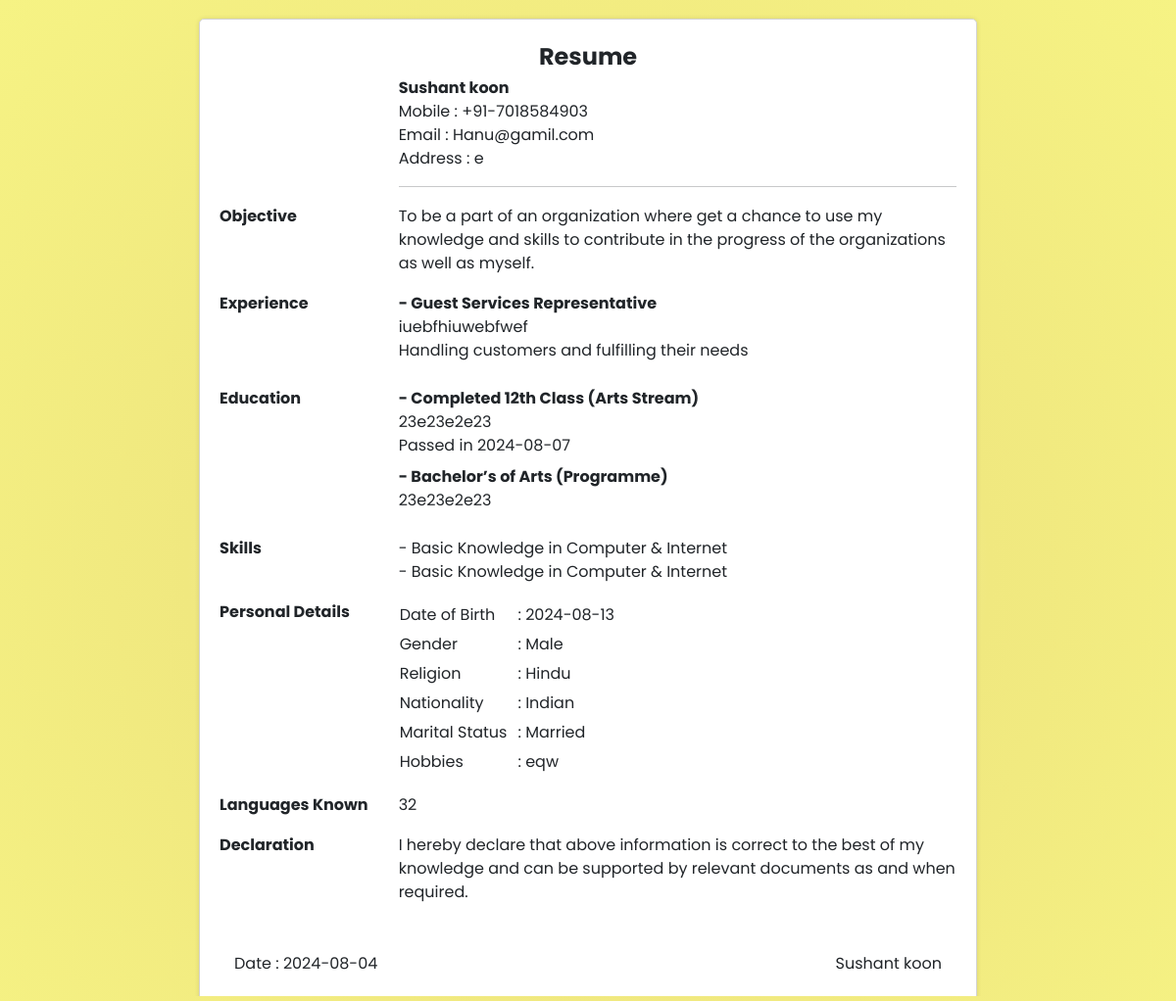
The app's page /resume.php?id=1 with its own data.
### tables this page shows
CREATE TABLE `form` (
  `id` int(11) NOT NULL,
  `name` varchar(25) NOT NULL,
  `email` varchar(50) NOT NULL,
  `number` varchar(12) NOT NULL,
  `dob` date NOT NULL,
  `gender` varchar(50) NOT NULL,
  `religion` varchar(255) NOT NULL,
  `nationality` varchar(100) NOT NULL,
  `status` varchar(10) NOT NULL,
  `hobbies` varchar(500) NOT NULL,
  `languages` varchar(599) NOT NULL,
  `address` varchar(599) NOT NULL,
  `school` varchar(599) NOT NULL,
  `stream` varchar(599) NOT NULL,
  `12thdob` date NOT NULL,
  `skill` varchar(599) NOT NULL,
  `experience` varchar(599) NOT NULL
);

### resume.php (the view, shortened to what this page needs)
<?php
include 'config.php';
if(isset($_GET['id'])){
    $id = $_GET['id'];
}
    $query = "SELECT * FROM `form` WHERE `id` = '$id'";
    $result = mysqli_query($conn,$query);
    if(!$result){
        die("QUERY FAILD".mysqli_error());
    }else{
        $row = mysqli_fetch_assoc($result);
    }
?>
<!DOCTYPE html>
<html lang="en">
<head>
    <link href="https://cdn.jsdelivr.net/npm/bootstrap@5.3.2/dist/css/bootstrap.min.css" rel="stylesheet"
>
    <link rel="stylesheet" href="https://cdn.jsdelivr.net/npm/bootstrap-icons@1.11.0/font/bootstrap-icons.css">
</head>
<body>
</body>
<div class="page">
    <div class="subpage">
        <table class="w-100">
            <tbody>
                <tr>
                    <td colspan="2" class="text-center fw-bold fs-4">Resume</td>
                </tr>
                <tr>
                    <td></td>
                    <td class="personal-info zsection">
                        <div class="fw-bold name"><?php echo $row['name'];?></div>
                        <div>Mobile : <span class="mobile">+91-<?php echo $row['number'];?></span></div>
                        <div>Email : <span class="email"><?php echo $row['email'];?></span></div>
                        <div>Address : <span class="address"><?php echo $row['address'];?></span></div>
                        <hr>
                    </td>
                </tr>
                <tr class="objective-section zsection">
                    <td class="fw-bold align-top text-nowrap pr title">Objective</td>
                    <td class="pb-3 objective">
                        To be a part of an organization where get a chance to use my knowledge
                        and skills to contribute in the progress of the organizations as well as myself.
                    </td>
                </tr>
                <tr class="experience-section zsection">
                    <td class="fw-bold align-top text-nowrap pr title">Experience</td>
                    <td class="pb-3 experiences">
                        <div class="experience mb-2">
                            <div class="fw-bold">- <span class="job-role">Guest Services Representative</span>
                            </div>
                            <div class="company"><?php echo $row['experience'];?></div>
                            <div class="work-description">Handling customers and fulfilling their needs</div>
                        </div>
                    </td>
                </tr>
                <tr class="education-section zsection">
                    <td class="fw-bold align-top text-nowrap pr title">Education</td>
                    <td class="pb-3 educations">
                        <div class="education mb-2">
                            <div class="fw-bold">- <span class="course">Completed 12th Class (<?php echo $row['stream'];?>
                                    Stream)</span></div>
                            <div class="institute"><?php echo $row['school'];?></div>
                            <div class="date">Passed in <?php echo $row['12thdob'];?></div>
                        </div>
                        <div class="education mb-2">
                            <div class="fw-bold">- <span class="course">Bachelor’s of <?php echo $row['stream'];?> (Programme)</span></div>
                            <div class="institute"><?php echo $row['school'];?></div>
                        </div>
                    </td>
                </tr>
                <tr class="skills-section zsection">
                    <td class="fw-bold align-top text-nowrap pr title">Skills</td>
                    <td class="pb-3 skills">
                        <div class="skill">- <?php echo $row['skill'];?></div>
                        <div class="skill">- <?php echo $row['skill'];?></div>
                    </td>
                </tr>
                <tr class="personal-details-section zsection">
                    <td class="fw-bold align-top text-nowrap pr title">Personal Details</td>
                    <td class="pb-3">
                        <table class="pd-table">
                            <tr>
                                <td>Date of Birth</td>
                                <td>: <span class="date-of-birth"><?php echo $row['dob'];?></span></td>
                            </tr>
                            <tr>
                                <td>Gender</td>
                                <td>: <span class="gender"><?php echo $row['gender'];?></span></td>
                            </tr>
                            <tr>
                                <td>Religion</td>
                                <td>: <span class="religion"><?php echo $row['religion'];?></span></td>
                            </tr>
                            <tr>
                                <td>Nationality</td>
                                <td>: <span class="nationality"><?php echo $row['nationality'];?></span></td>
                            </tr>
                            <tr>
                                <td>Marital Status</td>
                                <td>: <span class="marital-status"><?php echo $row['status'];?></span></td>
                            </tr>
                            <tr>
                                <td>Hobbies</td>
                                <td>: <span class="hobbies"><?php echo $row['hobbies'];?></span></td>
                            </tr>
                        </table>
                    </td>
                </tr>
                <tr class="languages-known-section zsection">
                    <td class="fw-bold align-top text-nowrap pr title">Languages Known</td>
                    <td class="pb-3 languages">
                    <?php echo $row['languages'];?>
                    </td>
                </tr>
                <tr class="declaration-section zsection">
                    <td class="fw-bold align-top text-nowrap pr title">Declaration</td>
                    <td class="pb-5 declaration">
                        I hereby declare that above information is correct to the best of my
                        knowledge and can be supported by relevant documents as and when
                        required.
                    </td>
                </tr>
                <tr>
                    <td class="px-3">Date : <?php echo date("Y-m-d");?></td>
                    <td class="px-3 name text-end"><?php echo $row['name'];?></td>
                </tr>
            </tbody>
        </table>
    </div>
</div>
</body>
</html>

### resume.php (style rules this page uses)
body { margin: 0; padding: 0; background-color: #FAFAFA; font-family: 'Poppins', sans-serif; font-size: 12pt; background: rgb(249, 249, 249); background: radial-gradient(circle, rgba(249, 249, 249, 1) 0%, rgba(240, 232, 127, 1) 49%, rgba(246, 243, 132, 1) 100%); background-attachment: fixed; }
* { margin: 0px; }
* { box-sizing: border-box; -moz-box-sizing: border-box; }
.page { width: 21cm; min-height: 29.7cm; padding: 0.5cm; margin: 0.5cm auto; border: 1px #D3D3D3 solid; border-radius: 5px; background: white; box-shadow: 0 0 5px rgba(0, 0, 0, 0.1); }
* { transition: all .2s; }
table { border-collapse: collapse; }
.pr { padding-right: 30px; }
.pd-table td { padding-right: 10px; padding-bottom: 3px; padding-top: 3px; }

### records on screen
form: name "Sushant koon", number "7018584903", email "Hanu@gamil.com", address "e", experience "iuebfhiuwebfwef", stream "Arts", school "23e23e2e23", 12thdob "2024-08-07", skill "Basic Knowledge in Computer & Internet", dob "2024-08-13", gender "Male", religion "Hindu", nationality "Indian", status "Married", hobbies "eqw", languages "32"
